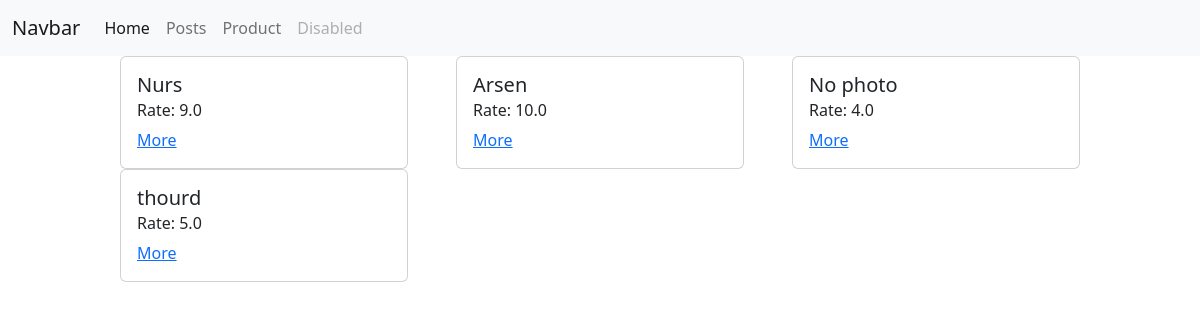
/posts/, run on the app's committed database.
### posts/models.py (models this page shows, shortened)
class Post(models.Model):                               # создаем модели models.Model, без них это просто класс
    image = models.ImageField(blank=True, null=True)
    title = models.CharField(max_length=30)
    description = models.TextField()
    rate = models.FloatField(default=0)
    created_date = models.DateTimeField(auto_now_add=True)
    modified_date = models.DateTimeField(auto_now=True)

### posts/views.py (the view)
# urls.py: path('posts/', posts_view),
def posts_view(request):
    if request.method == "GET":
        posts = Post.objects.all()
        context = {
            'posts': posts
        }
        return render(request, 'posts/posts.html', context=context)

### templates/posts/posts.html (shortened to what this page needs)
{% extends 'layouts/index.html' %}
{% block content %}
    <div class="posts">
        {% for post in posts %}
            <div class="card" style="width: 18rem;">
                <div class="card-body">
                    <h5 class="card-title">{{ post.title }}</h5>
                    <h6 class="card-subtitle mb-2 text-body-secondary">Rate: {{ post.rate }}</h6>
                    <a href="/posts/{{ post.id }}/" class="card-link">More</a>
                </div>
            </div>
        {% endfor %}
    </div>
{% endblock %}

### templates/posts/posts.html (style rules this page uses)
.posts { margin-left: 10%; width: 80%; display: flex; justify-content: space-between; flex-wrap: wrap; }

### data on the page
Post: title "Nurs", rate "9.0"
Post: title "Arsen", rate "10.0"
Post: title "No photo", rate "4.0"
Post: title "thourd", rate "5.0"
